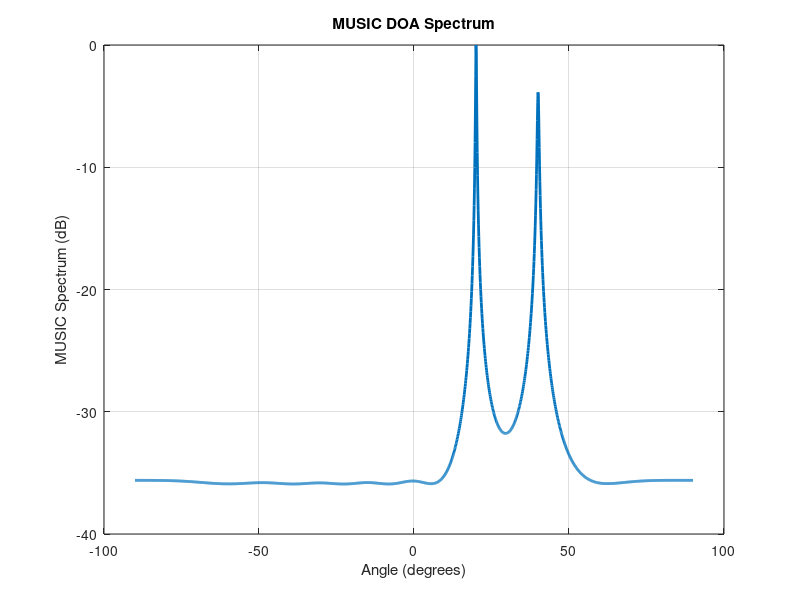

MATLAB code to generate this figure:
clc; clear; close all;

%% Parameters
M = 8;                     % Number of sensors
theta = [20 40];           % True DOAs (degrees)
K = length(theta);         % Number of sources
snapshots = 200;
SNR = 10;                  % dB
d = 0.5;                   % Inter-element spacing (λ/2)
lambda = 1;
k = 2*pi/lambda;

%% Signal model
A = exp(-1j*k*d*(0:M-1).' * sind(theta));
S = randn(K, snapshots) + 1j*randn(K, snapshots);
X = awgn(A*S, SNR, 'measured');

%% Covariance matrix
R = (X*X')/snapshots;

%% Eigen-decomposition
[V, D] = eig(R);
[~, idx] = sort(diag(D), 'descend');
En = V(:, idx(K+1:end));   % Noise subspace

%% MUSIC Spectrum
angles = -90:0.1:90;
Pmusic = zeros(size(angles));

for i = 1:length(angles)
    a = exp(-1j*k*d*(0:M-1).' * sind(angles(i)));
    Pmusic(i) = 1 / (a'*(En*En')*a);
end

Pmusic_dB = 10*log10(abs(Pmusic)/max(abs(Pmusic)));

%% Plot
figure;
plot(angles, Pmusic_dB, 'LineWidth', 2);
grid on;
xlabel('Angle (degrees)');
ylabel('MUSIC Spectrum (dB)');
title('MUSIC DOA Spectrum');
